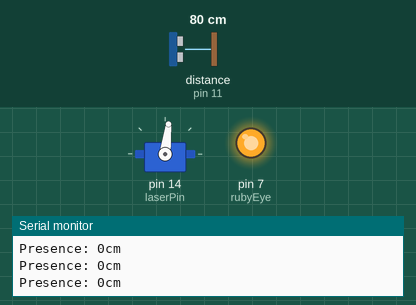
This sketch was run on a simulated Arduino Uno, built with avr-gcc and run on an emulated ATmega328P. On the bench: servo, output pins drawn as LEDs (lit = HIGH), the last lines printed to the serial monitor. Inputs (shaded band) come from the test bench; at power-on: distance to the obstacle (sensor on pin 11) 80 cm. The echo pulse lasts 58.3 µs per cm.

Above: at 4.27 s.
4.3 s: distance to the obstacle (sensor on pin 11) set to 18 cm
At 5.4 s:
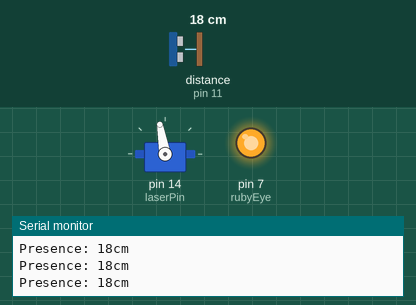
7.3 s: distance to the obstacle (sensor on pin 11) set to 11 cm
10.3 s: distance to the obstacle (sensor on pin 11) set to 8 cm
Timing chart, 0 to 19.3 s (numbered marks = the images above; inputs shaded):
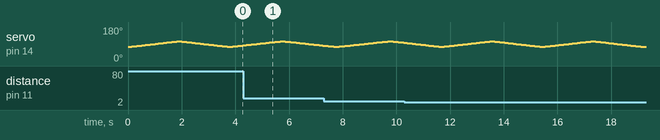

The sketch:

Ruby.ino
```cpp
#include <Servo.h>
#include <NewPing.h>

/*
 *  OCAD University
 *  DIGF 6037-001 Creation & Computation
 *
 *  Ruby
 *  Kinetic light installation sketch based on Arduino servo sweep code.
 *
 *  Marcus A. Gordon

*/

int laserPin = 14;

int minScan = 75; // 45
int maxScan = 105; // 135

int laze = maxScan;
int rubyLaserPos = 75;

long lastScan;
int scanRate = 50;

#define trig 12
#define echo 11
#define maxDistance 50

int rubyEye = 7;

Servo rubyServo;
NewPing presence(trig, echo, maxDistance);


void setup()
{
  Serial.begin(9600);
  rubyServo.attach(laserPin);
  rubyServo.write(minScan);
  pinMode(rubyEye, OUTPUT);
  digitalWrite(rubyEye, HIGH);
}


void loop() {

  if ((millis() - lastScan) >= scanRate) {

    if (presence.ping_cm() >= 100) {
      rubyServo.detach();
      digitalWrite(rubyEye, LOW);
    }

    if (presence.ping_cm() <= 10) {
      rubyServo.attach(laserPin);
      digitalWrite(rubyEye, HIGH);
    }

    if (laze == maxScan) {
      if ((rubyLaserPos + 1) <= maxScan) {
        rubyLaserPos++;
        lastScan = millis();
      }
      else {
        laze = minScan;
      }

    }
    if (laze == minScan) {
      if ((rubyLaserPos - 1) >= minScan) {
        rubyLaserPos--;
        lastScan = millis();
      }
      else {
        laze = maxScan;
      }

    }

  }


  Serial.print("Presence: ");
  Serial.print(presence.ping_cm());
  Serial.println("cm");

  rubyServo.write(rubyLaserPos);

}
```
